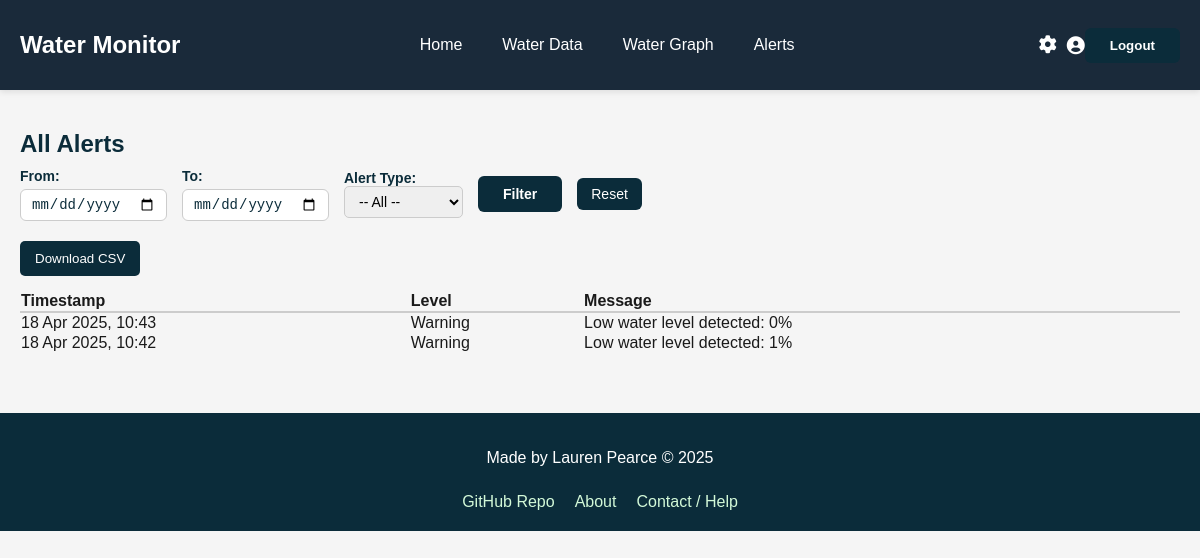
/monitor/alerts/ (signed in), run on an earlier commit of the app's database.
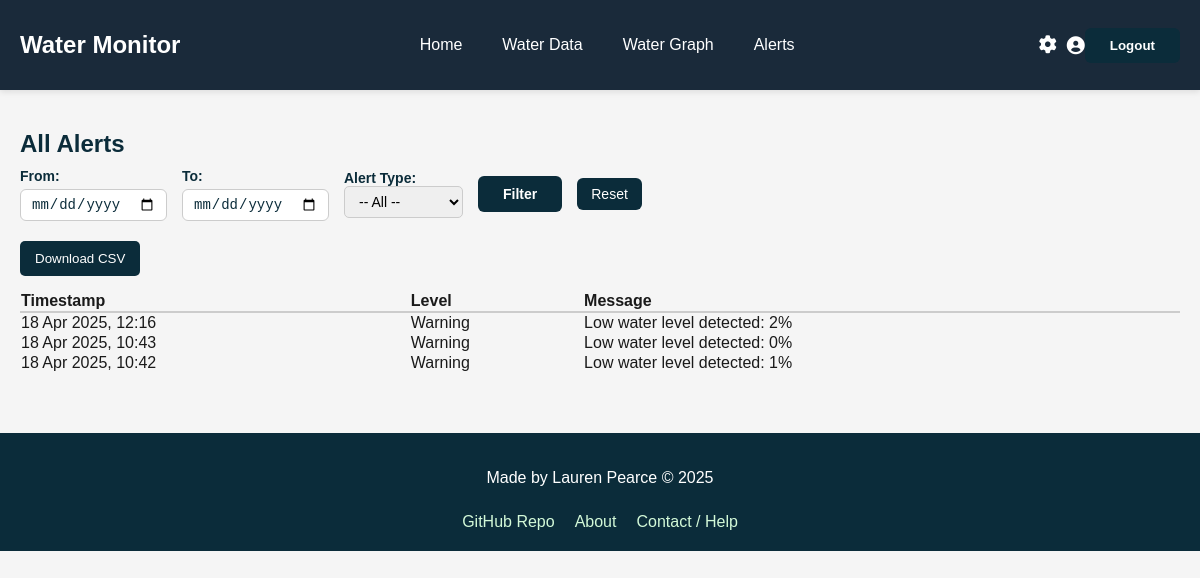
And on a later commit of the database.
### monitor/models.py (models this page shows, shortened)
class Alert(models.Model):
    user = models.ForeignKey(User, on_delete=models.CASCADE)
    timestamp = models.DateTimeField(auto_now_add=True)
    message = models.TextField()
    level = models.CharField(max_length=20, default='Warning')  # e.g. 'Warning', 'Critical'

### monitor/views.py (the view, shortened to what this page needs)
# urls.py: path('alerts/', views.alerts_list, name='alerts'),
@login_required
def alerts_list(request):
    alerts = Alert.objects.filter(user=request.user).order_by('-timestamp')
    start_date = request.GET.get('start_date')
    end_date = request.GET.get('end_date')
    alert_type = request.GET.get('type')
    if alert_type == 'level':
        alerts = alerts.filter(message__icontains='water level')
    elif alert_type == 'conductivity':
        alerts = alerts.filter(message__icontains='conductivity')
    context = {
        'alerts': alerts,
        'start_date': start_date or '',
        'end_date': end_date or '',
        'alert_type': alert_type or '',
    }
    return render(request, 'monitor/alerts.html', context)

### monitor/templates/monitor/alerts.html (shortened to what this page needs)
{% extends 'base.html' %}
{% block content %}
<h2>All Alerts</h2>
<form method="get" class="filter-form" style="margin-bottom: 20px;">
    <label>
        From:
        <input type="date" name="start_date" value="{{ start_date }}">
    </label>
    <label>
        To:
        <input type="date" name="end_date" value="{{ end_date }}">
    </label>
    <label>
        Alert Type:
        <select name="type">
            <option value="">-- All --</option>
        </select>
    </label>
    <button type="submit">Filter</button>
    <a href="{% url 'alerts' %}"><button type="button">Reset</button></a>
</form>
<a href="{% url 'export_alerts_csv' %}?start_date={{ start_date }}&end_date={{ end_date }}&type={{ alert_type }}">
    <button style="margin-bottom: 15px;">Download CSV</button>
</a>
{% if alerts %}
<table style="width:100%; border-collapse: collapse;">
    <thead>
        <tr>
            <th style="text-align:left; border-bottom: 2px solid #ccc;">Timestamp</th>
            <th style="text-align:left; border-bottom: 2px solid #ccc;">Level</th>
            <th style="text-align:left; border-bottom: 2px solid #ccc;">Message</th>
        </tr>
    </thead>
    <tbody>
        {% for alert in alerts %}
        <tr>
            <td>{{ alert.timestamp|date:"d M Y, H:i" }}</td>
            <td>{{ alert.level }}</td>
            <td>{{ alert.message }}</td>
        </tr>
        {% endfor %}
    </tbody>
</table>
{% else %}
<p>No alerts found for selected filter.</p>
{% endif %}
{% endblock %}

What changed in the data, as far as the page shows it:
added Alert: timestamp "18 Apr 2025, 12:16", level "Warning", message "Low water level detected: 2%"
